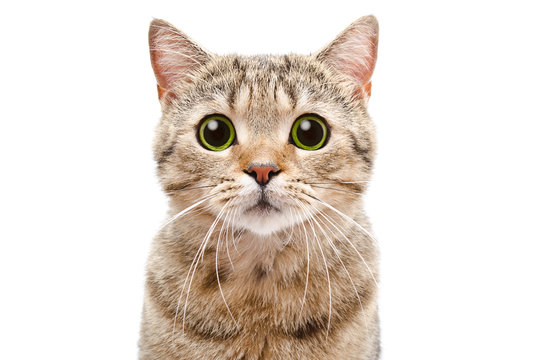
#> input picture Project Done/Project 03/Self-Learning_Image_Classification_Model/Dataset/01.jpg, 543 x 360 px, found by its file name
$ jupyter execute notebook.ipynb   (shell and % lines are left out)
#> lines starting #> are read from the running program, lines starting #| are printed output that depends on the picture
### **Self-Learning Image Classification Model**
> **Using Clustering and K-Means Algorithm**

In this project, I've tried to make a ML Model that can learn by itself and catgoerise similar kind of images in groups or classes. The model classify images of similar kind into groups and if a new image is given to this model then it can tell which class/group does the new image belongs to.

#### **Imports**

[cell 1]
from skimage import io, transform
from skimage.feature import hog
from sklearn.cluster import KMeans
import os
import shutil
import numpy as np

#### **Building the Model**

[cell 2]
class IMAGE_CLASSIFICATION_MODEL:

    def __init__(self, resize_shape=(128, 128), orientations=8, pixels_per_cell=(16, 16), block_norm='L2-Hys', cells_per_block=(1, 1)) -> None:
        self.resize_shape = resize_shape
        self.orientations = orientations
        self.pixels_per_cell = pixels_per_cell
        self.block_norm = block_norm
        self.cells_per_block = cells_per_block

    def extract_image_features(self, image_path):
        image = io.imread(image_path)
        resized_image = transform.resize(image, self.resize_shape)
        fd, hog_image = hog(resized_image, orientations=self.orientations, pixels_per_cell=self.pixels_per_cell,
                            block_norm=self.block_norm, cells_per_block=self.cells_per_block, visualize=True, channel_axis=-1)
        return fd

    def learn_and_classify(self, features, cluster_numbers):
        kmeans = KMeans(n_clusters=cluster_numbers)
        X = np.vstack(features)
        cluster_labels = kmeans.fit_predict(X)
        return cluster_labels

    def create_directory(self, image_paths, cluster_labels, destination_path):
        for i in range(max(cluster_labels) + 1):
            cluster_dir = os.path.join(destination_path, f'group_{i}')
            os.makedirs(cluster_dir, exist_ok=True)

        for image_path, cluster_label in zip(image_paths, cluster_labels):
            cluster_path = os.path.join(destination_path, f'group_{cluster_label}')
            shutil.copy(image_path, cluster_path)

#### **Model Training and Testing**

[cell 3]
images = [
    "D:/Github/Roadmap/Project Done/Project 03/Self-Learning_Image_Classification_Model/Dataset/01.jpg",
    "D:/Github/Roadmap/Project Done/Project 03/Self-Learning_Image_Classification_Model/Dataset/02.jpg",
    "D:/Github/Roadmap/Project Done/Project 03/Self-Learning_Image_Classification_Model/Dataset/03.jpg",
    "D:/Github/Roadmap/Project Done/Project 03/Self-Learning_Image_Classification_Model/Dataset/04.jpg",
]

[cell 4]
image_classifier = IMAGE_CLASSIFICATION_MODEL()
features = [image_classifier.extract_image_features(image) for image in images]
#> in extract_image_features, image is the input picture: shape (360, 543, 3); mean R, G, B 229, 219.2, 210.6
#> in extract_image_features, `resized_image = transform.resize(image, self.resize_shape)`:
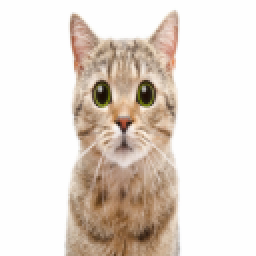
#> resized_image: shape (128, 128, 3) float64 (shown 2 times larger); mean R, G, B 0.898, 0.859, 0.826
#> in extract_image_features, `fd, hog_image = hog(resized_image, orientations=self.orientations, pix..`: fd = 512 values, max 1 at index 72, min 0 at index 1, mean 0.181
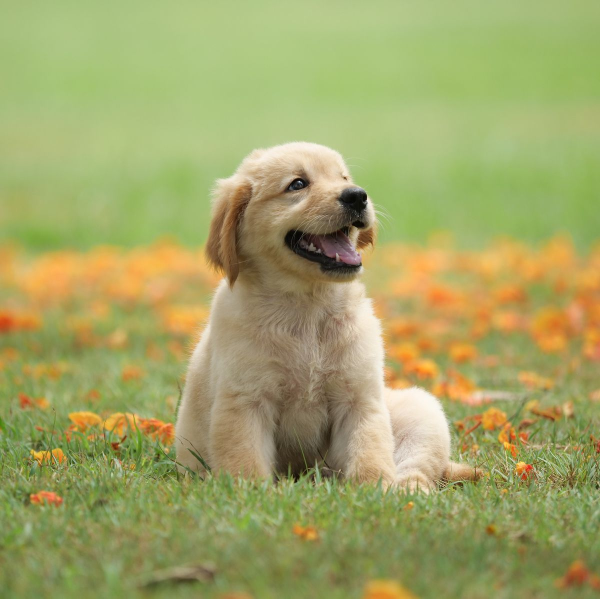
#> input picture Project Done/Project 03/Self-Learning_Image_Classification_Model/Dataset/02.jpg, 1200 x 1197 px, found by its file name (shown at 1/2 size)
#> in extract_image_features, image is the input picture: shape (1197, 1200, 3); mean R, G, B 161.9, 164.3, 102.4
#> in extract_image_features (call 2), `resized_image = transform.resize(image, self.resize_shape)`:
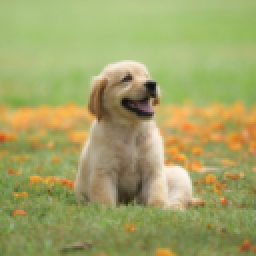
#> resized_image: shape (128, 128, 3) float64 (shown 2 times larger); mean R, G, B 0.635, 0.644, 0.402
#> in extract_image_features (call 2), `fd, hog_image = hog(resized_image, orientations=self.orientations, pix..`: fd = 512 values, max 0.586 at index 90, min 0.0115 at index 39, mean 0.339
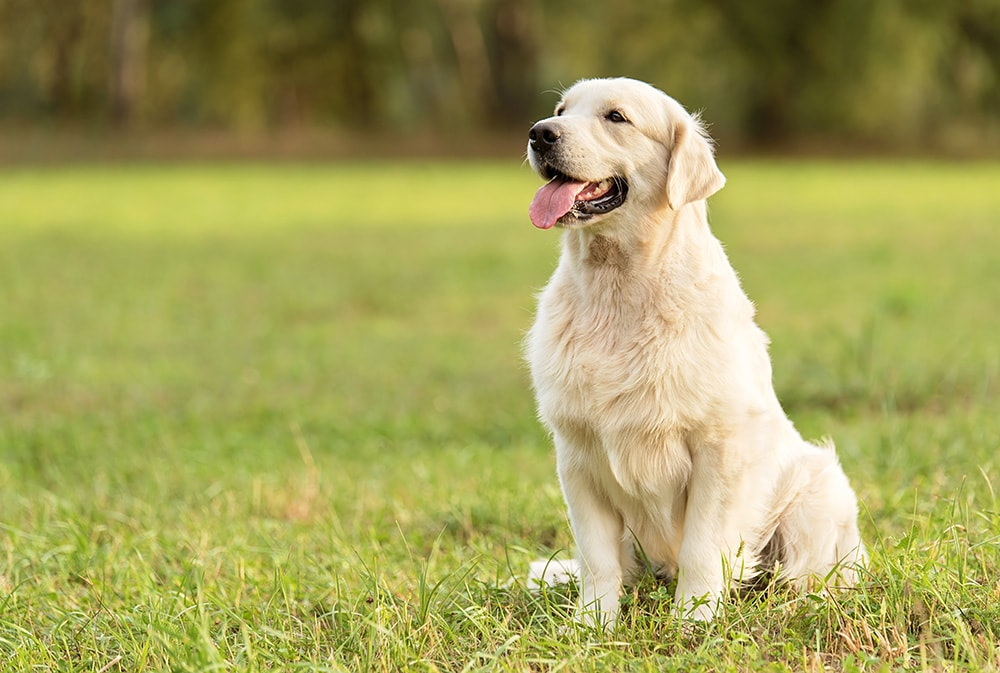
#> input picture Project Done/Project 03/Self-Learning_Image_Classification_Model/Dataset/03.jpg, 1000 x 673 px, found by its file name
#> in extract_image_features, image is the input picture: shape (673, 1000, 3); mean R, G, B 162.2, 159.4, 89.2
#> in extract_image_features (call 3), `resized_image = transform.resize(image, self.resize_shape)`:
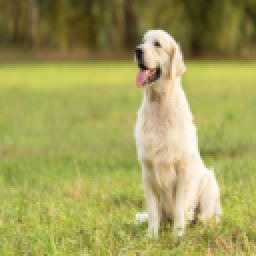
#> resized_image: shape (128, 128, 3) float64 (shown 2 times larger); mean R, G, B 0.636, 0.625, 0.35
#> in extract_image_features (call 3), `fd, hog_image = hog(resized_image, orientations=self.orientations, pix..`: fd = 512 values, max 0.684 at index 139, min 0.0277 at index 182, mean 0.335
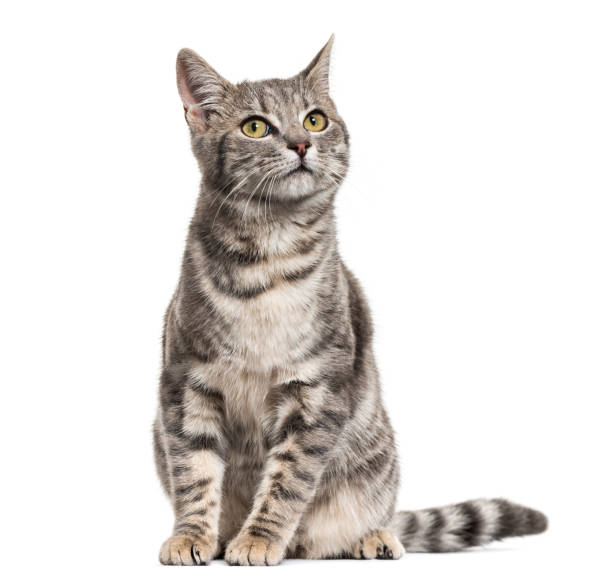
#> input picture Project Done/Project 03/Self-Learning_Image_Classification_Model/Dataset/04.jpg, 612 x 584 px, found by its file name
#> in extract_image_features, image is the input picture: shape (584, 612, 3); mean R, G, B 226.1, 222.2, 219.2
#> in extract_image_features (call 4), `resized_image = transform.resize(image, self.resize_shape)`:
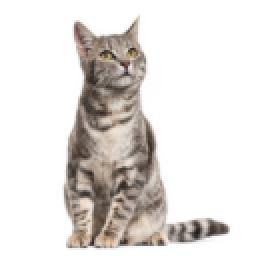
#> resized_image: shape (128, 128, 3) float64 (shown 2 times larger); mean R, G, B 0.887, 0.871, 0.859
#> in extract_image_features (call 4), `fd, hog_image = hog(resized_image, orientations=self.orientations, pix..`: fd = 512 values, max 1 at index 232, min 0 at index 0, mean 0.178
#> features = 4 items
image_labels = image_classifier.learn_and_classify(features,2)
#> in learn_and_classify, `cluster_labels = kmeans.fit_predict(X)`: cluster_labels = [1, 0, 0, 1]
#> image_labels = [1, 0, 0, 1]

[cell 5]
output_dir = "D:/Github/Roadmap/Project Done/Project 03/Self-Learning_Image_Classification_Model/Output"
image_classifier.create_directory(images, image_labels, output_dir)
#> the loop in create_directory, `for image_path, cluster_label in zip(image_paths, cluster_labels):` made 4 passes
#> cluster_label on passes 1 to 4: 1, 0, 0, 1
